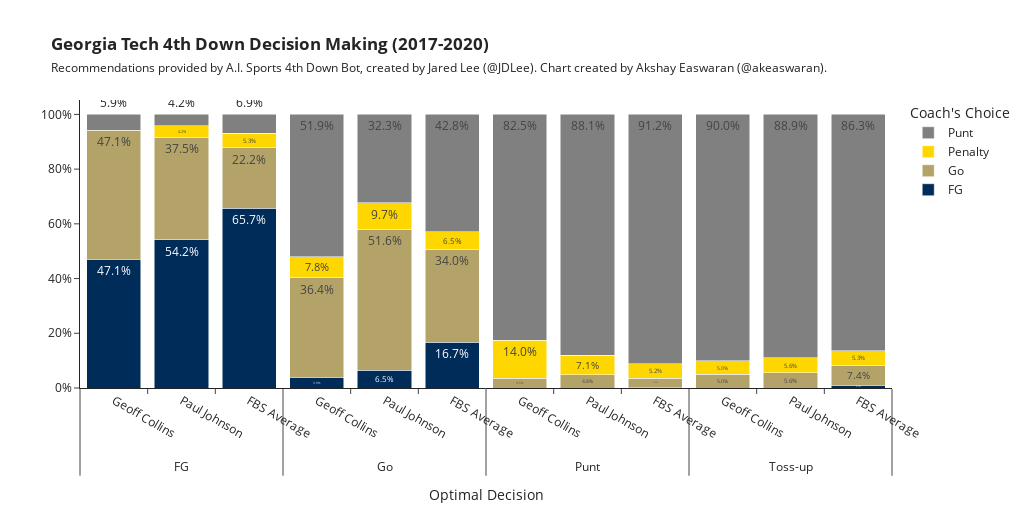

Notebook cell for this chart:
### Code cell
# https://medium.com/@moritzkoerber/how-to-plot-a-grouped-stacked-bar-chart-in-plotly-df1685b83460

import plotly.graph_objects as go

fig = go.Figure()

fig.update_layout(
    template="simple_white",
    xaxis=dict(title_text="Optimal Decision"),
    yaxis=dict(tickformat=".0%"),
    barmode="stack",
    title='<b>Georgia Tech 4th Down Decision Making (2017-2020)</b><br><span style="color:#222;font-size:12px;">Recommendations provided by A.I. Sports 4th Down Bot, created by Jared Lee (<a href="https://twitter.com/JDLee">@JDLee</a>). Chart created by Akshay Easwaran (<a href="https://twitter.com/akeaswaran">@akeaswaran</a>).</span>',
    legend_title="Coach's Choice",
    width=1024,
    height=512
)

colors = ['#002c59', '#B3A369','gold', 'gray']

for r, c in zip(coach_df.choice.unique(), colors):
    plot_df = coach_df[(coach_df.choice == r)]
    fig.add_trace(
        go.Bar(x=[plot_df.recommendation, plot_df.gt_coach], y=plot_df.value, text=plot_df.percentage, textposition='auto', name=r, marker_color=c),
    )    
    
fig

### Figure 1 — Plotly figure (JSON) as saved in the notebook; plotly's stock layout.template omitted (floating-point values rounded to 4 significant figures)
{"data": [{"marker": {"color": "#002c59"}, "name": "FG", "text": ["47.1%", "54.2%", "3.9%", "6.5%", "0.0%", "0.0%", "0.0%", "0.0%", "65.7%", "16.7%", "0.3%", "0.9%"], "textposition": "auto", "type": "bar", "x": [["FG", "FG", "Go", "Go", "Punt", "Punt", "Toss-up", "Toss-up", "FG", "Go", "Punt", "Toss-up"], ["Geoff Collins", "Paul Johnson", "Geoff Collins", "Paul Johnson", "Geoff Collins", "Paul Johnson", "Geoff Collins", "Paul Johnson", "FBS Average", "FBS Average", "FBS Average", "FBS Average"]], "y": [0.4706, 0.5417, 0.03896, 0.06452, null, null, null, null, 0.6566, 0.167, 0.003031, 0.009159]}, {"marker": {"color": "#B3A369"}, "name": "Go", "text": ["47.1%", "37.5%", "36.4%", "51.6%", "3.5%", "4.8%", "5.0%", "5.6%", "22.2%", "34.0%", "3.3%", "7.4%"], "textposition": "auto", "type": "bar", "x": [["FG", "FG", "Go", "Go", "Punt", "Punt", "Toss-up", "Toss-up", "FG", "Go", "Punt", "Toss-up"], ["Geoff Collins", "Paul Johnson", "Geoff Collins", "Paul Johnson", "Geoff Collins", "Paul Johnson", "Geoff Collins", "Paul Johnson", "FBS Average", "FBS Average", "FBS Average", "FBS Average"]], "y": [0.4706, 0.375, 0.3636, 0.5161, 0.03509, 0.04762, 0.05, 0.05556, 0.2218, 0.3395, 0.03274, 0.0744]}, {"marker": {"color": "gold"}, "name": "Penalty", "text": ["0.0%", "4.2%", "7.8%", "9.7%", "14.0%", "7.1%", "5.0%", "5.6%", "5.3%", "6.5%", "5.2%", "5.3%"], "textposition": "auto", "type": "bar", "x": [["FG", "FG", "Go", "Go", "Punt", "Punt", "Toss-up", "Toss-up", "FG", "Go", "Punt", "Toss-up"], ["Geoff Collins", "Paul Johnson", "Geoff Collins", "Paul Johnson", "Geoff Collins", "Paul Johnson", "Geoff Collins", "Paul Johnson", "FBS Average", "FBS Average", "FBS Average", "FBS Average"]], "y": [null, 0.04167, 0.07792, 0.09677, 0.1404, 0.07143, 0.05, 0.05556, 0.05272, 0.06533, 0.05206, 0.05326]}, {"marker": {"color": "gray"}, "name": "Punt", "text": ["5.9%", "4.2%", "51.9%", "32.3%", "82.5%", "88.1%", "90.0%", "88.9%", "6.9%", "42.8%", "91.2%", "86.3%"], "textposition": "auto", "type": "bar", "x": [["FG", "FG", "Go", "Go", "Punt", "Punt", "Toss-up", "Toss-up", "FG", "Go", "Punt", "Toss-up"], ["Geoff Collins", "Paul Johnson", "Geoff Collins", "Paul Johnson", "Geoff Collins", "Paul Johnson", "Geoff Collins", "Paul Johnson", "FBS Average", "FBS Average", "FBS Average", "FBS Average"]], "y": [0.05882, 0.04167, 0.5195, 0.3226, 0.8246, 0.881, 0.9, 0.8889, 0.06887, 0.4281, 0.9122, 0.8632]}], "layout": {"barmode": "stack", "height": 512, "legend": {"title": {"text": "Coach's Choice"}}, "title": {"text": "<b>Georgia Tech 4th Down Decision Making (2017-2020)</b><br><span style=\"color:#222;font-size:12px;\">Recommendations provided by A.I. Sports 4th Down Bot, created by Jared Lee (<a href=\"https://twitter.com/JDLee\">@JDLee</a>). Chart created by Akshay Easwaran (<a href=\"https://twitter.com/akeaswaran\">@akeaswaran</a>).</span>"}, "width": 1024, "xaxis": {"title": {"text": "Optimal Decision"}}, "yaxis": {"tickformat": ".0%"}}}
